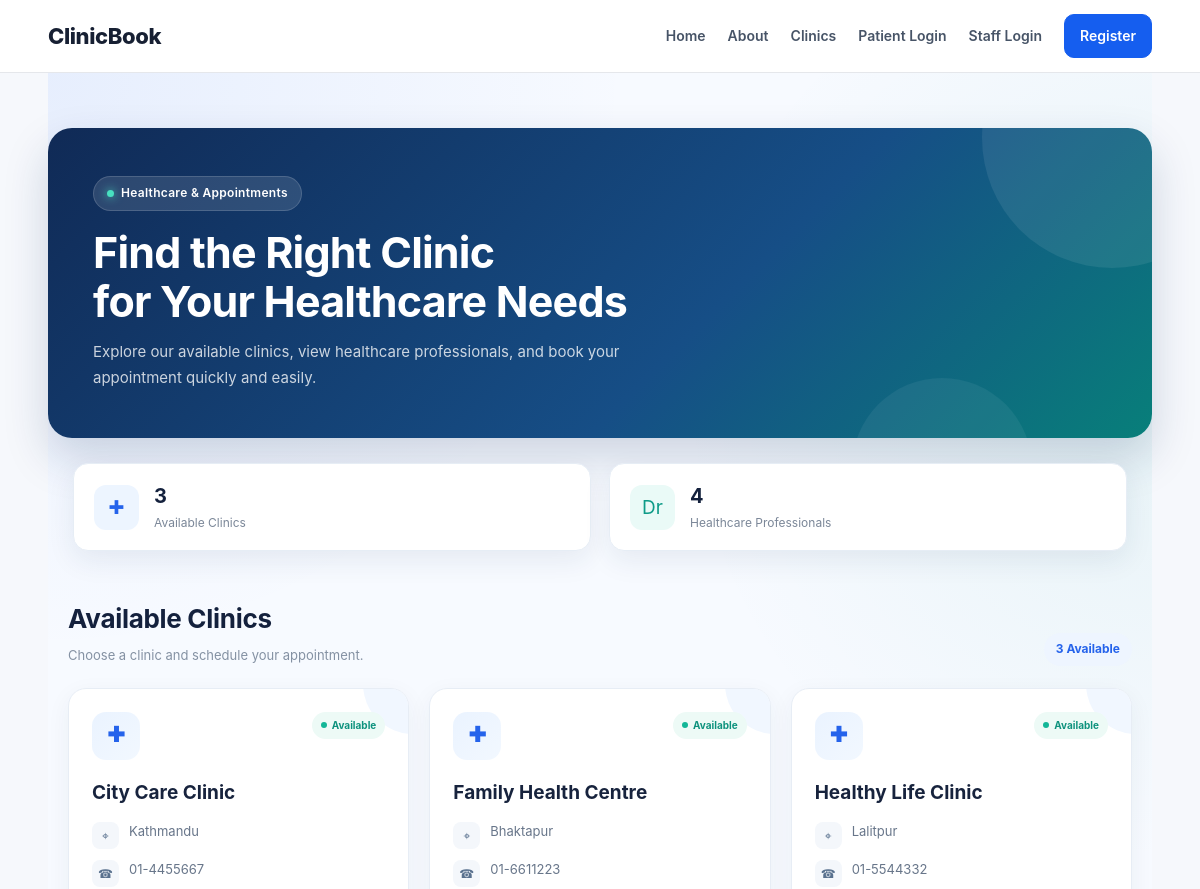
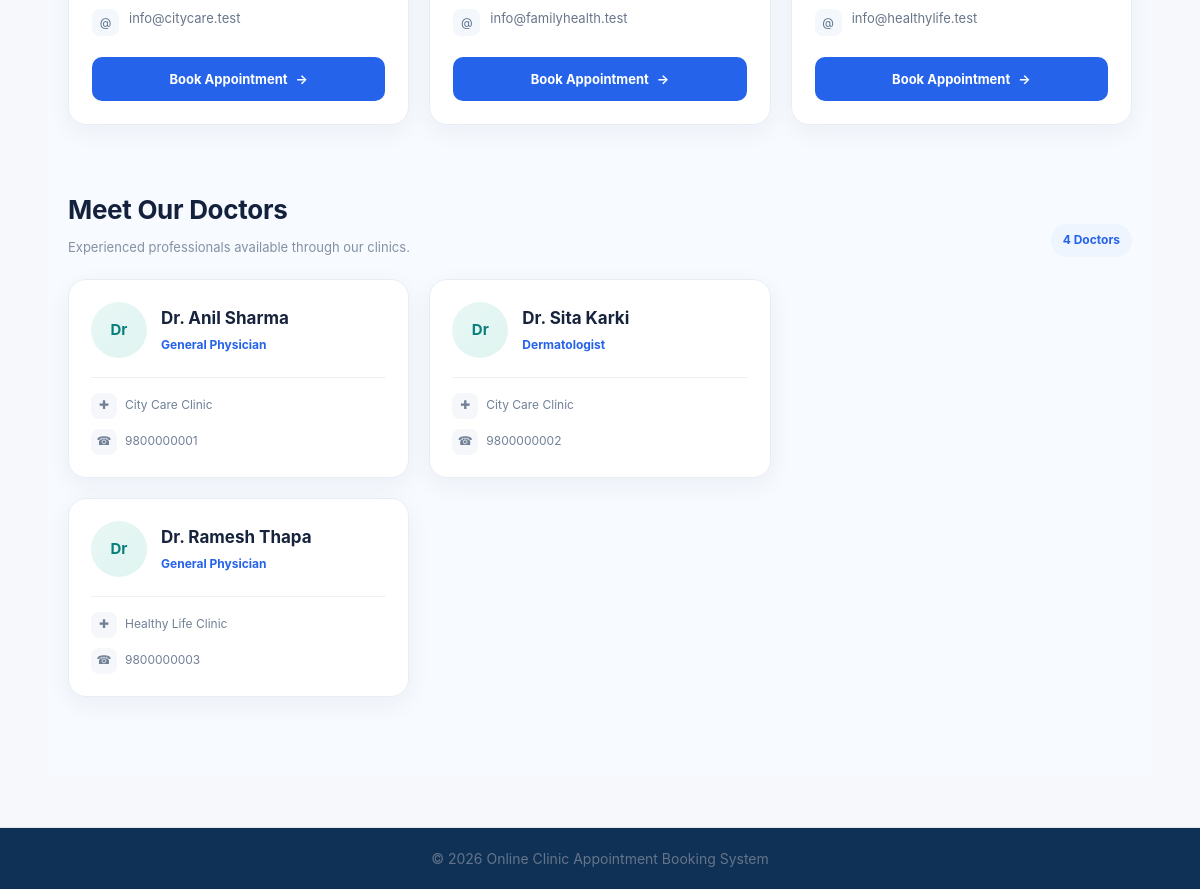
Screenshot of /clinics.php with the database file from the repository (2 pictures, top to bottom).
### tables this page shows
CREATE TABLE IF NOT EXISTS clinics (
    clinic_id INT AUTO_INCREMENT PRIMARY KEY,
    clinic_name VARCHAR(150) NOT NULL,
    address VARCHAR(255) NOT NULL,
    phone VARCHAR(30),
    email VARCHAR(150),
    created_at TIMESTAMP DEFAULT CURRENT_TIMESTAMP
);

CREATE TABLE IF NOT EXISTS doctors (
    doctor_id INT AUTO_INCREMENT PRIMARY KEY,
    clinic_id INT NOT NULL,
    doctor_name VARCHAR(120) NOT NULL,
    specialization VARCHAR(150) NOT NULL,
    phone VARCHAR(30),
    email VARCHAR(150),
    created_at TIMESTAMP DEFAULT CURRENT_TIMESTAMP,
    CONSTRAINT fk_doctor_clinic FOREIGN KEY (clinic_id) REFERENCES clinics(clinic_id) ON DELETE CASCADE
);

### clinics.php (the view, shortened to what this page needs)
<?php
$basePath = '';
require 'includes/header.php';
require 'config/database.php';
$clinics = $pdo->query(
    'SELECT * FROM clinics ORDER BY clinic_name'
)->fetchAll();
$doctors = $pdo->query(
    'SELECT d.*, c.clinic_name
     FROM doctors d
     JOIN clinics c ON d.clinic_id = c.clinic_id
     ORDER BY c.clinic_name, d.doctor_name'
)->fetchAll();
?>
<section class="clinic-page">
    <div class="clinic-hero">
        <div class="hero-content">
            <div class="hero-label">
                <span></span>
                Healthcare & Appointments
            </div>
            <h1>Find the Right Clinic<br>for Your Healthcare Needs</h1>
            <p>
                Explore our available clinics, view healthcare professionals,
                and book your appointment quickly and easily.
            </p>
        </div>
    </div>
    <div class="quick-stats">
        <div class="stat-box">
            <div class="stat-icon">✚</div>
            <div>
                <span class="stat-number">
                    <?= count($clinics) ?>
                </span>
                <span class="stat-label">
                    Available Clinics
                </span>
            </div>
        </div>
        <div class="stat-box">
            <div class="stat-icon">Dr</div>
            <div>
                <span class="stat-number">
                    <?= count($doctors) ?>
                </span>
                <span class="stat-label">
                    Healthcare Professionals
                </span>
            </div>
        </div>
    </div>
    <div class="clinic-container">
        <div class="section-heading">
            <div class="heading-left">
                <h2>Available Clinics</h2>
                <p>
                    Choose a clinic and schedule your appointment.
                </p>
            </div>
            <div class="heading-count">
                <?= count($clinics) ?> Available
            </div>
        </div>
        <div class="clinic-grid">
            <?php foreach ($clinics as $clinic): ?>
                <div class="clinic-card-modern">
                    <div class="clinic-top">
                        <div class="clinic-symbol">
                            ✚
                        </div>
                        <div class="clinic-status">
                            <i></i>
                            Available
                        </div>
                    </div>
                    <h3>
                        <?= htmlspecialchars($clinic['clinic_name']) ?>
                    </h3>
                    <div class="clinic-details">
                        <div class="detail-row">
                            <div class="detail-icon">⌖</div>
                            <div>
                                <?= htmlspecialchars($clinic['address']) ?>
                            </div>
                        </div>
                        <div class="detail-row">
                            <div class="detail-icon">☎</div>
                            <div>
                                <?= htmlspecialchars($clinic['phone']) ?>
                            </div>
                        </div>
                        <div class="detail-row">
                            <div class="detail-icon">@</div>
                            <div>
                                <?= htmlspecialchars($clinic['email']) ?>
                            </div>
                        </div>
                    </div>
                    <a class="book-btn" href="patient/book.php?clinic_id=<?= $clinic['clinic_id'] ?>">
                        Book Appointment
                        <span>→</span>
                    </a>
                </div>
            <?php endforeach; ?>
        </div>
        <div class="doctors-section">
            <div class="section-heading">
                <div class="heading-left">
                    <h2>Meet Our Doctors</h2>
                    <p>
                        Experienced professionals available through our clinics.
                    </p>
                </div>
                <div class="heading-count">
                    <?= count($doctors) ?> Doctors
                </div>
            </div>
            <div class="doctor-grid">
                <?php if (!$doctors): ?>
                    <div class="empty-state">
                        No doctors have been added yet.
                    </div>
                <?php else: ?>
                    <?php foreach ($doctors as $d): ?>
                        <div class="doctor-card-modern">
                            <div class="doctor-profile">
                                <div class="doctor-avatar-modern">
                                    Dr
                                </div>
                                <div>
                                    <h3 class="doctor-name">
                                        <?= htmlspecialchars($d['doctor_name']) ?>
                                    </h3>
                                    <p class="doctor-specialty-modern">
                                        <?= htmlspecialchars($d['specialization']) ?>
                                    </p>
                                </div>
                            </div>
                            <div class="doctor-divider"></div>
                            <div class="doctor-meta">
                                <div class="doctor-meta-icon">
                                    ✚
                                </div>
                                <span>
                                    <?= htmlspecialchars($d['clinic_name']) ?>
                                </span>
                            </div>
                            <?php if ($d['phone']): ?>
                                <div class="doctor-meta">
                                    <div class="doctor-meta-icon">
                                        ☎
                                    </div>
                                    <span>
                                        <?= htmlspecialchars($d['phone']) ?>
                                    </span>
                                </div>
                            <?php endif; ?>
                        </div>
                    <?php endforeach; ?>
                <?php endif; ?>
            </div>
        </div>
    </div>
</section>
<?php require 'includes/footer.php'; ?>

### includes/header.php (shortened to what this page needs)
<!DOCTYPE html>
<html lang="en">
<head>
<link rel="stylesheet" href="<?= $basePath ?? '' ?>assets/style.css">
<link rel="stylesheet" href="<?= $basePath ?? '' ?>assets/styles.css">
</head>
<body>
<header class="topbar">
  <div class="container nav">
    <a class="brand" href="<?= $basePath ?? '' ?>index.php">ClinicBook</a>
    <nav>
      <a href="<?= $basePath ?? '' ?>index.php">Home</a>
      <a href="<?= $basePath ?? '' ?>about.php">About</a>
      <a href="<?= $basePath ?? '' ?>clinics.php">Clinics</a>
      <?php if (!empty($_SESSION['clinic_admin'])): ?>
        <a href="<?= $basePath ?? '' ?>clinic/dashboard.php">Admin Dashboard</a>
        <a href="<?= $basePath ?? '' ?>logout.php">Logout</a>
      <?php elseif (!empty($_SESSION['patient_id'])): ?>
        <a href="<?= $basePath ?? '' ?>patient/book.php">Book</a>
        <a href="<?= $basePath ?? '' ?>patient/appointments.php">My Appointments</a>
        <a href="<?= $basePath ?? '' ?>logout.php">Logout</a>
      <?php else: ?>
        <a href="<?= $basePath ?? '' ?>patient/login.php">Patient Login</a>
        <a href="<?= $basePath ?? '' ?>clinic/login.php">Staff Login</a>
        <a class="nav-button" href="<?= $basePath ?? '' ?>patient/register.php">Register</a>
      <?php endif; ?>
    </nav>
  </div>
</header>
<main class="container">

### includes/footer.php
</main>
<footer class="footer">
    <div class="container">
        © <?= date('Y') ?> Online Clinic Appointment Booking System
    </div>
</footer>
</body>
</html>

### assets/style.css (style rules this page uses)
:root { --cb-primary: #155eef; --cb-primary-dark: #1047b8; --cb-ink: #172033; --cb-muted: #667085; --cb-line: #e5e7eb; --cb-bg: #f6f8fc; --cb-card: #fff; --cb-success: #067647; --cb-danger: #b42318; --cb-radius: 16px; --cb-shadow: 0 8px 28px rgba(16, 24, 40, .07) }
* { box-sizing: border-box }
html { scroll-behavior: smooth }
body { margin: 0; background: var(--cb-bg); color: var(--cb-ink); font-family: Inter, Segoe UI, Arial, sans-serif; line-height: 1.55 }
.container { width: min(1160px, 92%); margin: auto }
.topbar { background: #fff; border-bottom: 1px solid var(--cb-line); position: sticky; top: 0; z-index: 20 }
.nav { min-height: 72px; display: flex; align-items: center; justify-content: space-between; gap: 24px }
.brand { color: var(--cb-ink); font-size: 22px; font-weight: 800; text-decoration: none; letter-spacing: -.4px }
.nav nav { display: flex; align-items: center; gap: 22px; flex-wrap: wrap }
.nav nav a { color: #475467; text-decoration: none; font-size: 14px; font-weight: 600 }
.nav-button, .btn { display: inline-flex; align-items: center; justify-content: center; gap: 7px; background: var(--cb-primary); color: #fff !important; border: 1px solid var(--cb-primary); padding: 10px 15px; border-radius: 10px; text-decoration: none; font-size: 14px; font-weight: 700; cursor: pointer; transition: .2s }
.footer { margin-top: 55px; padding: 25px 0; background: #101828; color: #d0d5dd; text-align: center; font-size: 13px }
.doctor-grid { grid-template-columns: repeat(3, 1fr) }

### rows the page displays
clinics: clinic_name "City Care Clinic", address "Kathmandu", phone "01-4455667", email "info@citycare.test"
clinics: clinic_name "Family Health Centre", address "Bhaktapur", phone "01-6611223", email "info@familyhealth.test"
clinics: clinic_name "Healthy Life Clinic", address "Lalitpur", phone "01-5544332", email "info@healthylife.test"
doctors: doctor_name "Dr. Anil Sharma", specialization "General Physician", clinic.clinic_name "City Care Clinic", phone "9800000001"
doctors: doctor_name "Dr. Sita Karki", specialization "Dermatologist", clinic.clinic_name "City Care Clinic", phone "9800000002"
doctors: doctor_name "Dr. Ramesh Thapa", specialization "General Physician", clinic.clinic_name "Healthy Life Clinic", phone "9800000003"

### other values shown
count($clinics) "3"
count($doctors) "4"
